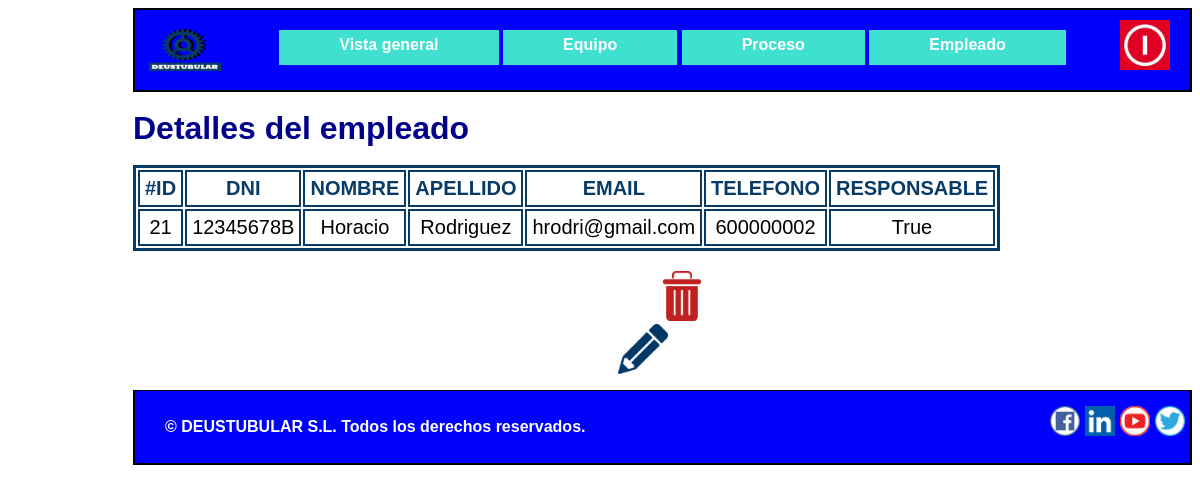
Page /appGestion_de_la_produccion/responsable/empleado/21 on the committed database.
### appGestion_de_la_produccion/models.py (models this page shows, shortened)
class Empleado(models.Model):
    nombre = models.CharField(max_length=50)
    DNI = models.CharField(max_length=9)
    apellido = models.CharField(max_length=50)
    email = models.EmailField(max_length=100)
    telefono = models.IntegerField()
    responsable=models.BooleanField()

### appGestion_de_la_produccion/views.py (the view)
# urls.py: path('responsable/empleado/<int:empleado_id>', views.detalle_empleado, name="detalleempleado"),
def detalle_empleado(request, empleado_id):
    empleado = Empleado.objects.get(pk=empleado_id)
    context = {"Datos": empleado}
    return render(request, "detalleempleado.html", context)

### appGestion_de_la_produccion/templates/detalleempleado.html (shortened to what this page needs)
{% extends "PlantillaHeaderFooter.html"%}
{% block contenido %}
<h1>Detalles del empleado</h1>
<table class="tabladetalles">
    <thead>
    <tr>
        <td>#ID</td>
        <td>DNI</td>
        <td>NOMBRE</td>
        <td>APELLIDO</td>
        <td>EMAIL</td>
        <td>TELEFONO</td>
        <td>RESPONSABLE</td>
    </tr>
    </thead>
    <tr>
        <td>{{Datos.id}}</td>
        <td>{{Datos.DNI}}</td>
        <td>{{Datos.nombre}}</td>
        <td>{{Datos.apellido}}</td>
        <td>{{Datos.email}}</td>
        <td>{{Datos.telefono}}</td>
        <td>{{Datos.responsable}}</td>
    </tr>
</table>
<form action="{%url 'eliminarempleado'%}" method="POST">
    <input type="image" class="eliminar"  title="Eliminar empleado de la lista"
        src="/static/Imagenes/delete.png" width="50" height="50" value="Eliminar">
</form>
<form action="{%url 'updateempleado' %}" method="POST">
    <input type="image"  class="imagenmodificar"  title="Modificar empleado de la lista"
        src="/static/Imagenes/editar.png" width="50" height="50" value="Update">
</form>
{% endblock %}

### appGestion_de_la_produccion/static/stylesheet.css (style rules this page uses)
* { box-sizing: border-box; }
html { font-family: Arial, Helvetica, sans-serif; max-width: 1100px; font-weight: bold; background-color:white; margin-left: 125px; }
body { line-height: 30px; font-size: 16px; }
h1, h2, h3, legend { color: darkblue; }
thead { color: rgb(8,59,102); }
.tabladetalles { border:3px solid rgb(8,59,102); font-size:20px; margin-right:20px; text-align:center; border-collapse:separate; }
.tabladetalles thead { font-weight:bold; }
.tabladetalles tbody,td,th { border:2px solid rgb(8,59,102); }
.tabladetalles td,th { margin:5px; padding:5px; }
.eliminar { margin-top:20px; margin-right:485px; float:right; }
.imagenmodificar { margin-left:485px; margin-top:3px; }

### rows in the picture
Empleado: id "21", DNI "12345678B", nombre "Horacio", apellido "Rodriguez", email "hrodri@gmail.com", telefono "600000002", responsable "True"
